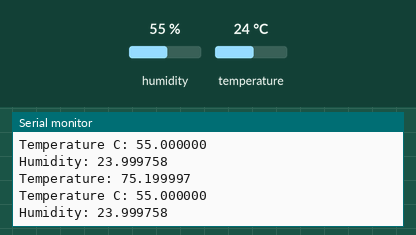
Simulated run of this sketch. Board: ESP32. On the bench: the last lines printed to the serial monitor. The inputs (shaded band) are chosen by the test bench; at power-on: humidity 55 %, temperature 24 °C.

Above: at 2.8 s.
2.9 s: humidity set to 22 %
At 5.2 s:
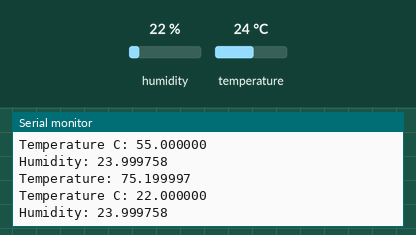
5.6 s: temperature set to 12 °C
At 7.3 s:
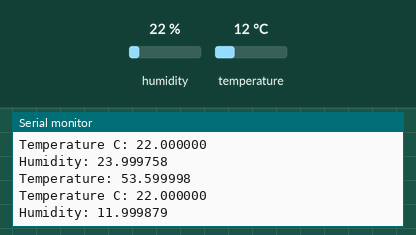
8.3 s: humidity set to 40 %
At 11.0 s:
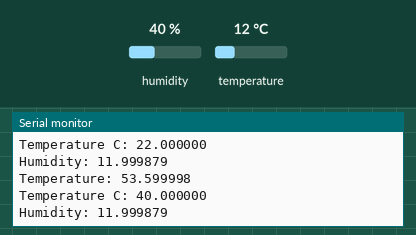
Timing chart, 0 to 12.5 s (numbered marks = the images above; inputs shaded):
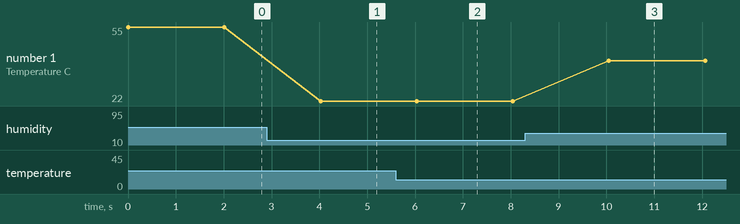

Measured:
- after the input at 2.9 s, the serial monitor: prints a new line after 1.1 s (image 1)
- after the input at 5.6 s, the serial monitor: prints a new line after 0.43 s (image 2)
- after the input at 8.3 s, the serial monitor: prints a new line after 1.8 s (image 3)
- plotted number 1: 55 → 22 after the input at 2.9 s, 22 → 40 after the input at 8.3 s

The sketch:

temperature_read.ino
```cpp
#include<DHT.h>

#define DHTPIN 4
#define DHTTYPE DHT22

DHT dht(DHTPIN, DHTTYPE);

void setup() {
  Serial.begin(9600);
  dht.begin();
}

void loop() {
  float t = dht.readTemperature(true);
  float h = dht.readHumidity();
  float c = dht.convertFtoC(t);
  Serial.printf("\nTemperature: %f", t);
  Serial.printf("\nTemperature C: %f", h);
  Serial.printf("\nHumidity: %f", c);
  delay(2000);
}
```
